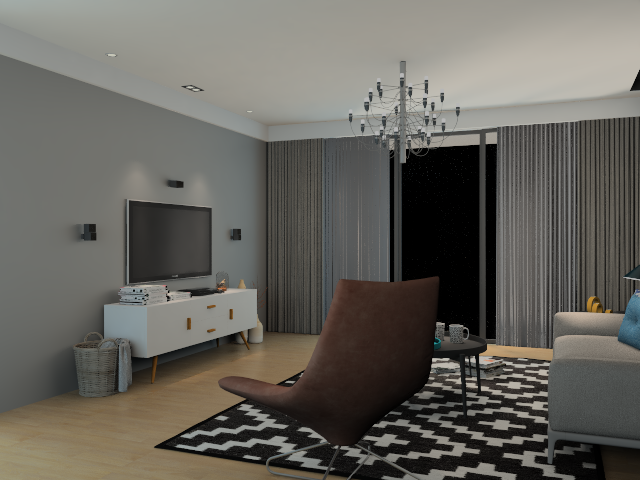
#> input picture interior/color/0.png, 640 x 480 px
$ python depth2mask.py   (older library calls are emulated)
#> lines starting #> are read from the running program, lines starting #| are printed output that depends on the picture
from matplotlib import pyplot as plt
import cv2
import numpy as np
import random

img = cv2.imread("./interior/color/0.png", 0)
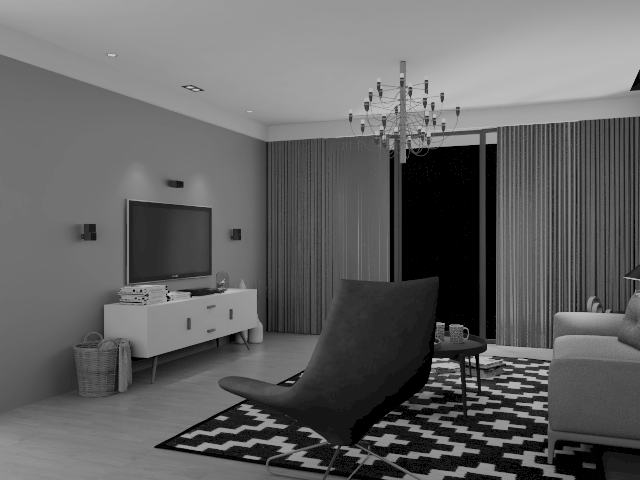
#> img: shape (480, 640); min 0, max 196, mean 99.2

"""
在Sobel函数的第二个参数这里使用了cv2.CV_16S。
因为OpenCV文档中对Sobel算子的介绍中有这么一句：
“in the case of 8-bit input images it will result in truncated derivatives”。
即Sobel函数求完导数后会有负值，还有会大于255的值。而原图像是uint8，即8位无符号数，
所以Sobel建立的图像位数不够，会有截断。因此要使用16位有符号的数据类型，即cv2.CV_16S
"""
x = cv2.Sobel(img,cv2.CV_16S,1,0)
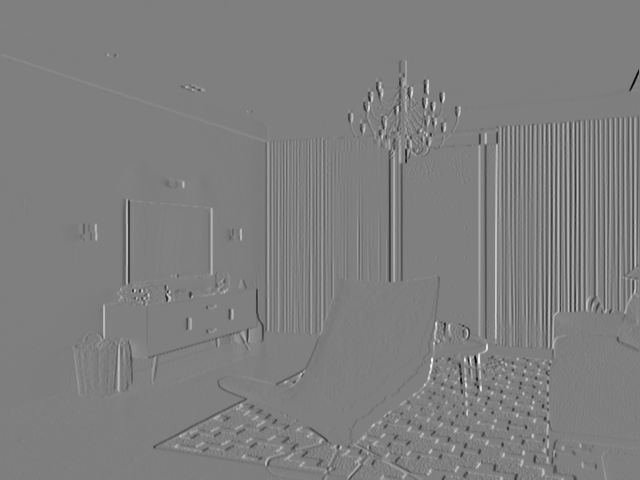
#> x: shape (480, 640) int16; min -740, max 743, mean -0.4; drawn with min black and max white
y = cv2.Sobel(img,cv2.CV_16S,0,1)
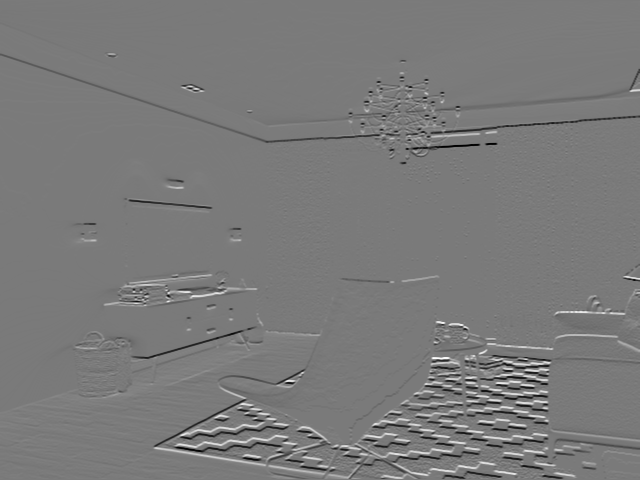
#> y: shape (480, 640) int16; min -634, max 683, mean -1.2; drawn with min black and max white

"""
在经过处理后，别忘了用convertScaleAbs()函数将其转回原来的uint8形式。否则将无法显示图像，而只是一副灰色的窗口。

dst = cv2.convertScaleAbs(src[, dst[, alpha[, beta]]])
可选参数alpha是伸缩系数，beta是加到结果上的一个值。结果返回uint8类型的图片
"""
absX = cv2.convertScaleAbs(x)   # 转回uint8
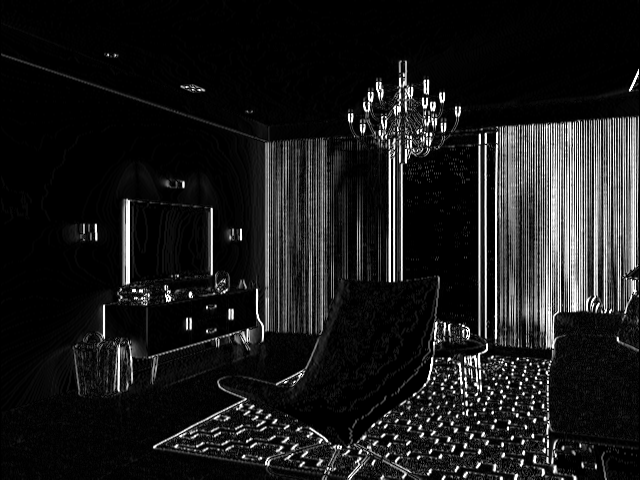
#> absX: shape (480, 640); min 0, max 255, mean 26.9
absY = cv2.convertScaleAbs(y)
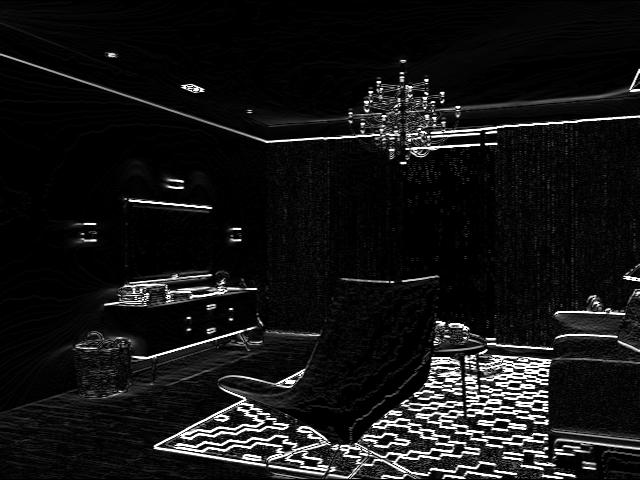
#> absY: shape (480, 640); min 0, max 255, mean 21.1

"""
由于Sobel算子是在两个方向计算的，最后还需要用cv2.addWeighted(...)函数将其组合起来
dst = cv2.addWeighted(src1, alpha, src2, beta, gamma[, dst[, dtype]])
其中alpha是第一幅图片中元素的权重，beta是第二个的权重，gamma是加到最后结果上的一个值。
"""
dst = cv2.addWeighted(absX,0.5,absY,0.5,0)
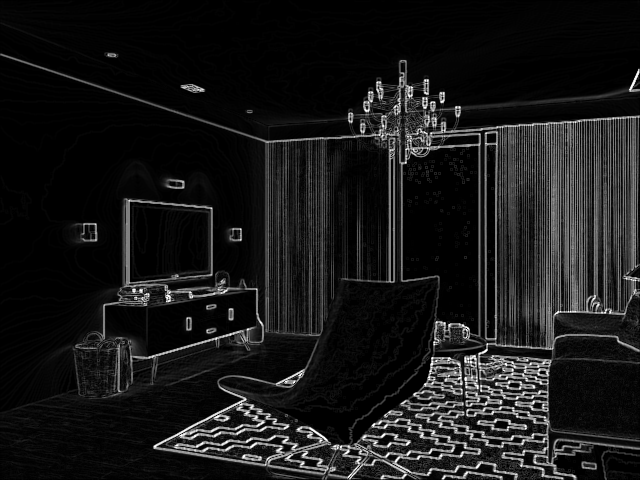
#> dst: shape (480, 640); min 0, max 255, mean 24


fld = cv2.ximgproc.createFastLineDetector(60)
lines = fld.detect(dst)
#> lines = 97 rows, first 6: [270.5, 141.4, 0.0526, 52.84], [0, 55.05, 270.4, 143.7], [609, 93.75, 462, 106], [462, 110.1, 613, 96.28], [635, 115.1, 460, 129.2], [593, 119, 593, 295]
random.shuffle(lines)
line_img = np.zeros(img.shape, dtype=np.uint8)
for line in lines[:100]:
    line_img = fld.drawSegments(line_img, lines[:100])
#> this loop made 97 passes
#> pass 1, `line_img = fld.drawSegments(line_img, lines[:100])`:
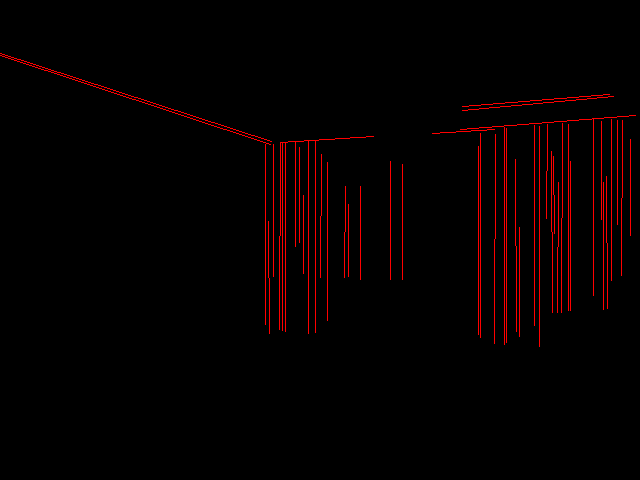
#> line_img: shape (480, 640, 3); mean of channels 0, 1, 2 0, 0, 6.1; drawn as B, G, R
#> (the run stopped early here; a loop or call above may not have finished)
